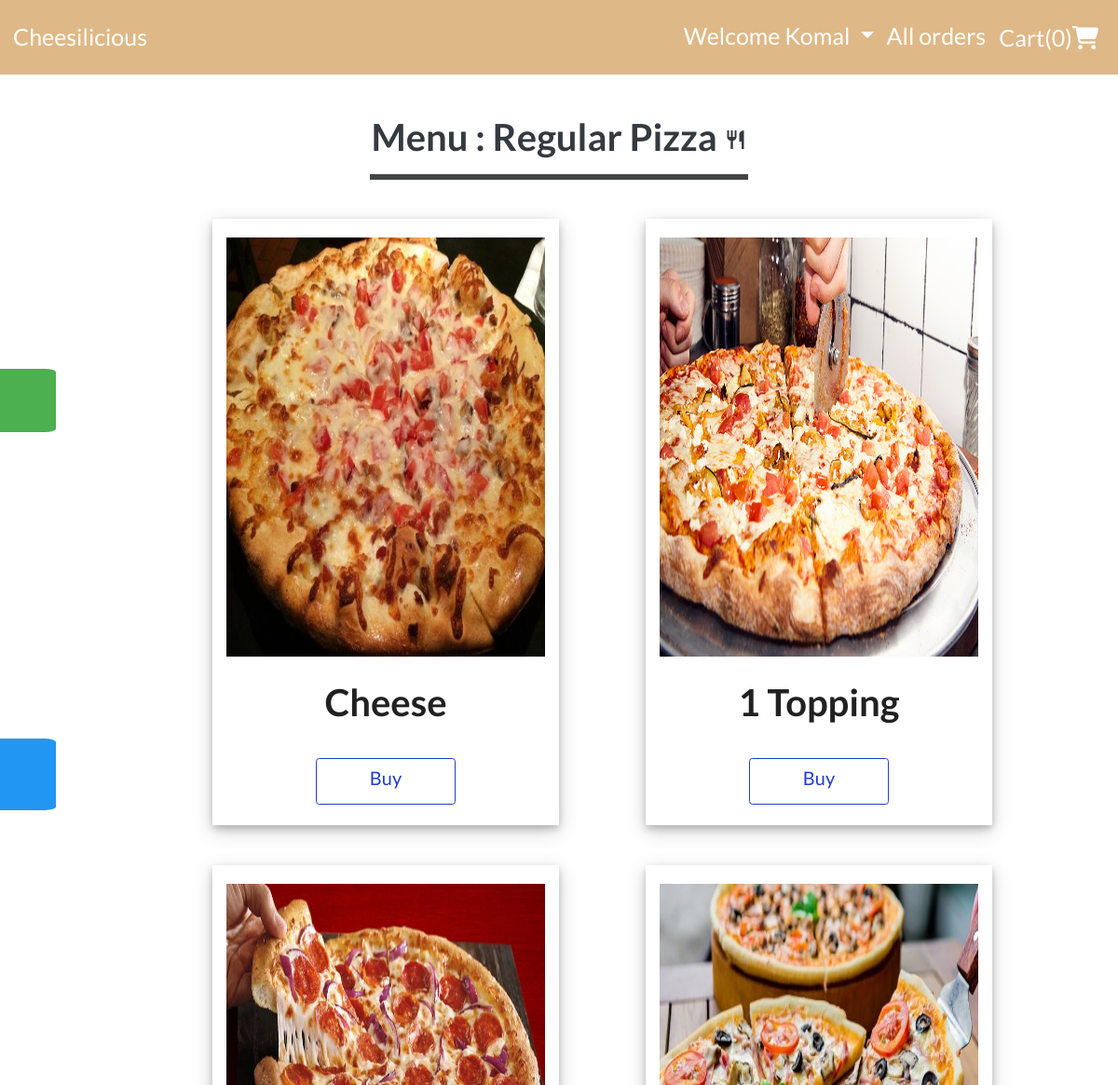
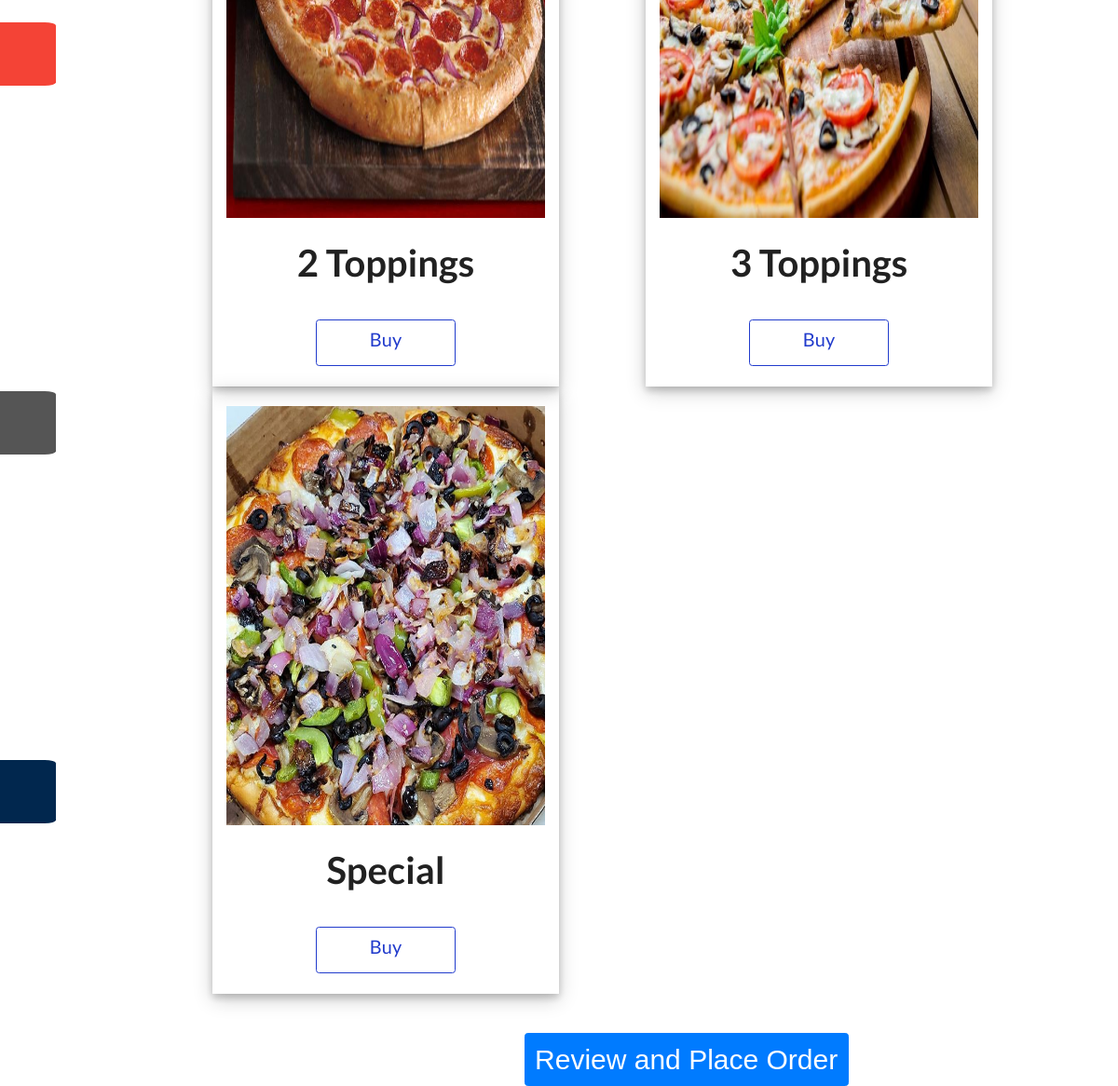
Screenshot of /Regular Pizza/listmenu (signed in) with the database file from the repository (2 pictures, top to bottom).
### orders/models.py (models this page shows)
class Products(models.Model):
  product_type=models.ForeignKey(Category,on_delete=models.CASCADE,related_name='type')
  name=models.CharField(max_length=64)
  small_price = models.DecimalField(max_digits=5,decimal_places=2,blank=True,null=True)
  large_price = models.DecimalField(max_digits=5,decimal_places=2,blank=True,null=True)
  max_toppings = models.IntegerField(default=0,null=True)
  def __str__(self):
    res={'product_type':self.product_type,'name':self.name,'small':self.small_price,'large':self.large_price,'max_toppings':self.max_toppings}
    return f'"product_type":{self.product_type}, "name":{self.name}, "small":{self.small_price}, "large":{self.large_price}, "max_toppings":{self.max_toppings}'
  def is_pizza(self):
    if str(self.product_type)=='Regular Pizza' or str(self.product_type)=='Sicilian Pizza':
      return True
    return False

### orders/views.py (the view)
# urls.py: path('<str:name>/listmenu',views.listmenu,name='listmenu'),
def listmenu(request,name):
    if not request.user.is_authenticated:
        return HttpResponseRedirect(reverse("login"))
    else:
        try:
            if name != 'Toppings':
                products = Products.objects.all().filter(product_type__name=name)
                print(products)
        except Products.DoesNotExist:
            raise Http404("Item does not exist")
        flag2=False
        if name=='Pasta' or name=='Salad':
            flag=True
        else:
            flag=False
        if name=='Toppings':
            products=Toppings.objects.all()
            flag2=True
            flag=True
        if name!='Toppings':
            toppings = Toppings.objects.all()
        else:
            toppings=''
        items = CartItem.objects.filter(user_id= request.user.id, order_no= None)
        len1 = 0
        if items:
            len1 = len(items)
        context = {
            "products": products,
            'name':name,
            'flag':flag,
            'flag2':flag2,
            'toppings':toppings,
            'length': len1
        }
        return render(request, "orders/list.html", context)

### orders/models.py (called while the page is built)
  def __str__(self):
    return f'{self.name}'

### orders/templates/orders/list.html (shortened to what this page needs)
{% extends "orders/base.html" %}
{% load static %}
{% block content %}
  <div class="container-fluid">
    <a href="/"><h1 class="text-center text-dark pt-5" style="font-size: 40px;">Menu : {{name}} <i class="material-icons">restaurant</i></h1></a>
    <hr>
    <div class="row my-5">
      <div class="col-lg-2 col-md-2 col-12"></div>
    {% for product in products %}
      <div class="col-lg-4 col-md-4 product-grid">
        <div class="image">
          <a href="#">
            <img src="{% static 'orders/images/' %}{{name}}{{product.name}}.jpg" alt="{{name}}{{product.name}}" class="w-100 productImages">
            {% if not flag or not flag2 %}
              <div class="row">
                <div class="col-lg-4 col-md-4 col-12">
                </div>
              </div>
            {% endif %}
          </a>
        </div>
        <h1 class="text-center" id="productName">{{product.name}}</h1>
        {% if not flag or not flag2 %}
          {% if product.is_pizza %}
            {% if product.max_toppings > 0 %}
              <div class="text-center"><a href="#" class="btn btn-primary buy" data-toggle="modal" data-target="#myTopp{{product.name}}" id="{{product.name}}" style="height:50px; width: 150px; font-size: 20px;">Buy</a></div>
              <form action="{% url 'add_to_cart' %}" method='post' style="padding-left: 10%; padding-right: 10%;">
                <div class="row">
                  <div class="col-lg-6 col-md-6 col-12">
                  </div>
                </div>
                <div class="row">
                  <div class="col-lg-6 col-md-6 col-12">
                  </div>
                </div>
              </form>
            {% else %}
              <div class="text-center"><a href="#" class="btn btn-primary buy" data-toggle="modal" data-target="#addToCart{{product.name}}" id="{{product.name}}" style="height:50px; width: 150px; font-size: 20px;">Buy</a></div>
              <form action="{% url 'add_to_cart' %}" method='post' style="padding-left: 10%; padding-right: 10%;">
                <div class="row">
                  <div class="col-lg-6 col-md-6 col-12">
                  </div>
                </div>
              </form>
            {% endif %}
            {% endif %}
        {% endif %}
      </div>
    <div class="col-lg-1 col-md-1 col-12"></div>
    {% if forloop.counter|divisibleby:2 and forloop.counter > 0 and not forloop.last %}
      <div class="col-lg-1 col-md-1 col-12"></div>
    </div>
    <div class="row">
      <div class="col-lg-2 col-md-2 col-12"></div>
    {% endif %}
    {% endfor %}
    </div>
  <div class="row pt-5" style="margin-bottom: 170px; margin-left: 10%;">
    <form action="{% url 'checkout' %}" method='post' style='background-color:inherit; margin-left: 40%;'>
      <input type='submit' value='Review and Place Order' class='btn btn-primary' style="font-size: 30px;">
    </form>
  </div>
</div>
{% endblock content %}

### orders/templates/orders/base.html (shortened to what this page needs)
{% load static %}
<!DOCTYPE html>
<html lang="en">
<head>
  <link rel="stylesheet" href="https://maxcdn.bootstrapcdn.com/bootstrap/4.0.0/css/bootstrap.min.css">
  <link rel="stylesheet" href="https://cdnjs.cloudflare.com/ajax/libs/font-awesome/4.7.0/css/font-awesome.min.css">
  <link rel="stylesheet" href="https://cdnjs.cloudflare.com/ajax/libs/semantic-ui/2.4.1/semantic.min.css">
  <link rel="stylesheet" href="{% static 'orders/base.css' %}"/>
</head>
<body>
    <div>
    <nav class="navbar navbar-expand-lg navbar-dark" style="background-color: burlywood; font-size:20px;">
      <a class="navbar-brand" href="/" style="font-size: 25px;"> Cheesilicious </a>
      <div class="navbar-collapse collapse" id="navbarNavDropdown">
          <ul class="navbar-nav ml-auto">
              {% if user.username %}
              <li class="nav-item dropdown">
                <a class='nav-link active dropdown-toggle' href="#" id="navbarDropdown" role="button" data-toggle="dropdown" aria-haspopup="true" aria-expanded="false" style="font-size: 25px;"> Welcome {{user.first_name}} </a>
              </li>
              {% if user.is_superuser %}
                <li class="nav-item"><a class="nav-link active" href="{% url 'curr_orders' %}" style="font-size: 25px;">All orders</a></li>
              {% endif %}
              <li class='nav-item'><a class='nav-link active' href='{% url "checkout" %}'style="font-size: 25px;">Cart(<span>{{ length }}</span>)<i class='fa fa-shopping-cart'></i></a>
              {% else %}
              <li class="nav-item active"><a class="nav-link" href="{% url 'signup' %}" style="font-size: 25px;">Sign Up</a></li>
              <li class="nav-item active"><a class="nav-link" href="{% url 'login' %}" style="font-size: 25px;">Login</a></li>
              {% endif %}
          </ul>
        </div>
      </nav>
    <div id="mySidenav" class="sidenav">
      <a href="{% url 'faq' %}" id="FAQ">FAQ</a>
      <a href="{% url 'index' %}" id="menu">Menu <i class="material-icons">restaurant</i></a>
      <a href="{% url 'home' %}" id="projects">Home</a>
      <a href="{% url 'contact' %}" id="contact">Contact Us</a>
      <a href="{% url 'reviews' %}" id="reviews">Reviews</a>
    </div>
      </div>
    <div class="container-fluid px-5">
      {% block content %}
    {% endblock content %}
    </div>
  </body>
</html>

### orders/static/orders/base.css (style rules this page uses)
body { background-image: url('./images/1.jpg'); width:100%; height:100%; background-size:cover; background-attachment:fixed; background-color: inherit; }
.navbar { min-height: 80px; }
.navbar-brand { height: 60px; line-height: 50px; }
#mySidenav a { padding: 2%; width: 20%; text-decoration: none; color: white; border-radius: 0 5% 5% 0; }
#FAQ { top: 30%; background-color: #4CAF50; }
#menu { top: 40%; background-color: #2196F3; }
#projects { top: 50%; background-color: #f44336; }
#contact { top: 60%; background-color: #555 }
@media (min-width:768px ) and (min-height:400px) { #mySidenav a { position: absolute; left: -15%; transition: 0.3s; padding: 2%; width: 20%; text-decoration: none; color: white; border-radius: 0 5% 5% 0; } }
@media (min-width:768px ) and (min-height:400px) { #FAQ { top: 17%; background-color: #4CAF50; } }
@media (min-width:768px ) and (min-height:400px) { #menu { top: 34%; background-color: #2196F3; } }
@media (min-width:768px ) and (min-height:400px) { #projects { top: 51%; background-color: #f44336; } }
@media (min-width:768px ) and (min-height:400px) { #contact { top: 68%; background-color: #555 } }
@media (min-width:768px ) and (min-height:400px) { #reviews { top: 85%; background-color: #01274e } }
h1 { font-size:25px; text-align: left; }
hr { width: 400px; border: 3px solid #434444; }
.product-grid { padding-bottom: 20px; padding-top: 20px; box-shadow: 0 4px 8px 0 rgba(0, 0, 0, 0.2), 0 6px 20px 0 rgba(0, 0, 0, 0.19) ; }
.image { position: relative; }
.buy { background-color: transparent; color: #213bcc; border-radius: 0fr; border: 1px solid #213bcc; width: 100%; margin-top: 20px; }
#productName { font-size: 40px; font-weight: bolder; }
.productImages { height: 450px; }

### rows the page displays
Products: name (picture), name "Cheese"
Products: name (picture), name "1 Topping"
Products: name (picture), name "2 Toppings"
Products: name (picture), name "3 Toppings"
Products: name (picture), name "Special"

### other values shown
{{ user.first_name }} "Komal"
{{ length }} "0"
{{ name }} "Regular Pizza"
